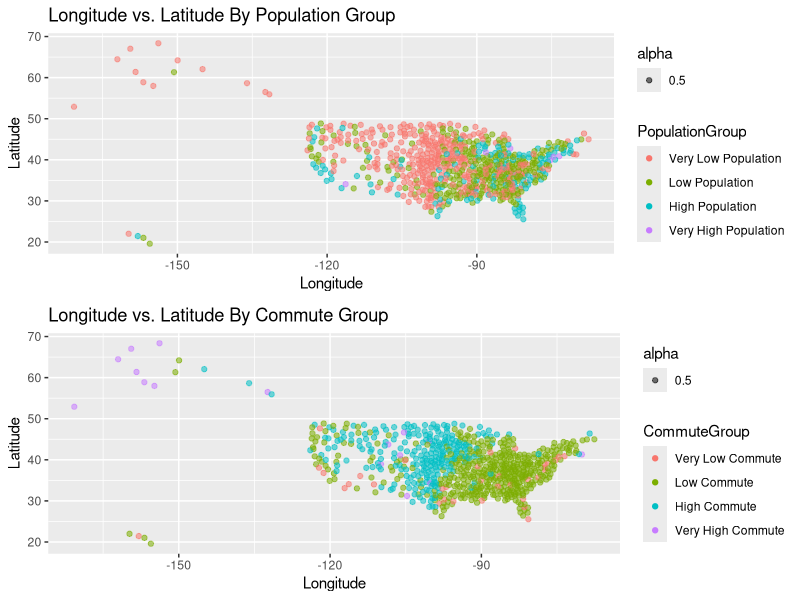

Here is the R script that generated this plot:
## ---- chunk 1
knitr::opts_chunk$set(echo = TRUE)
## ---- chunk 2
library("ggplot2")
library("gridExtra")

data <- read.csv("EconomicMobility.csv")
data$PopulationGroup <- cut(data$Population, 
breaks=c(0, 100000, 500000, 5000000, Inf), labels=c("Very Low Population","Low Population",
                                                    "High Population", "Very High Population"))

data$CommuteGroup <- cut(data$Commute, 
breaks=c(0, 0.25, 0.5, 0.75, Inf), labels=c("Very Low Commute","Low Commute",
                                            "High Commute", "Very High Commute"))
## ---- chunk 3
plot1 <- ggplot(data) +
  geom_point(
    aes(x = Longitude, 
        y = Latitude,
        color = PopulationGroup,
        alpha = 0.5)
  ) + 
  labs(
    title = "Longitude vs. Latitude By Population Group",
    x = "Longitude",
    y = "Latitude"
  )

plot2 <- ggplot(data) +
  geom_point(
    aes(x = Longitude, 
        y = Latitude,
        color = CommuteGroup,
        alpha = 0.5)
  ) + 
  labs(
    title = "Longitude vs. Latitude By Commute Group",
    x = "Longitude",
    y = "Latitude"
  )

grid.arrange(plot1, plot2, nrow = 2)
